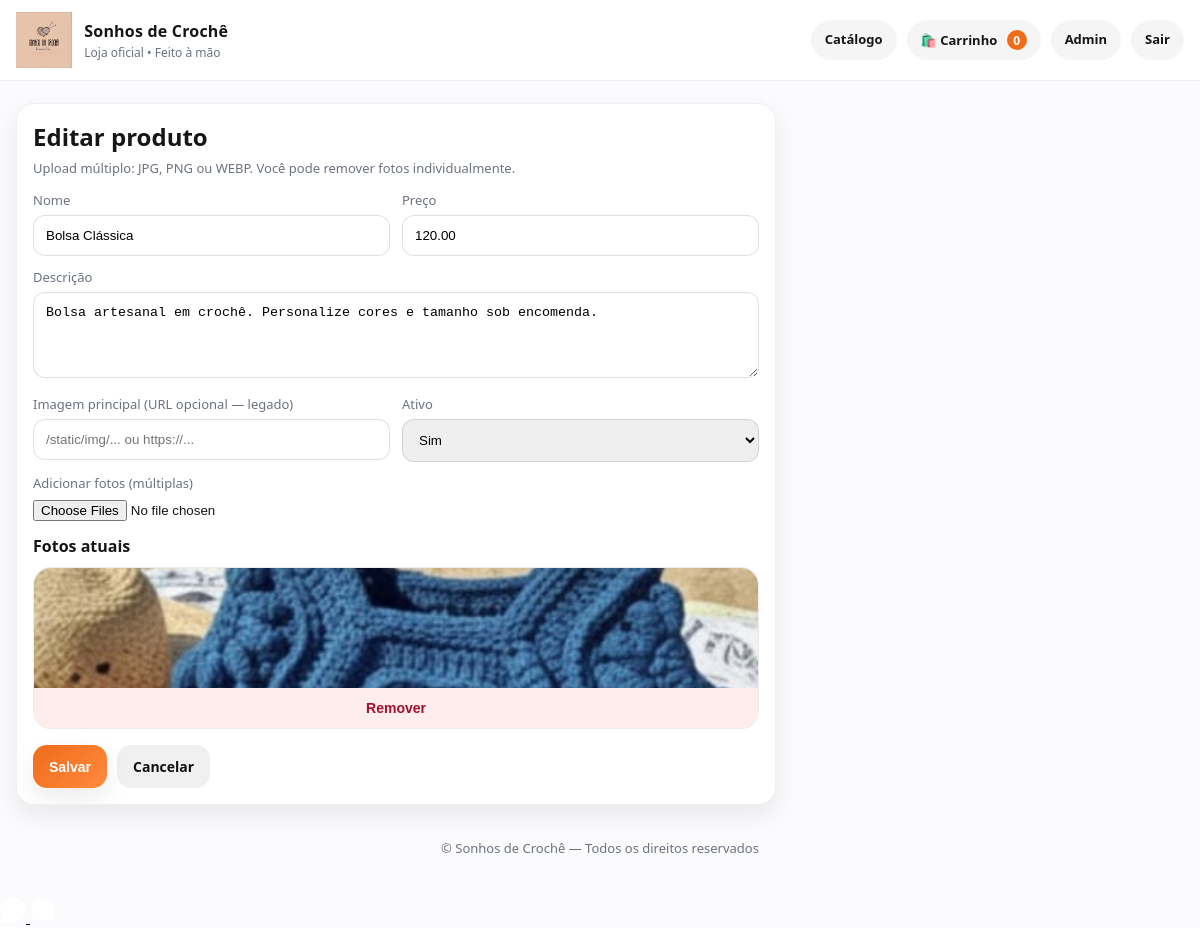
Before: /admin/produtos/20/editar (signed in) with the older database file.
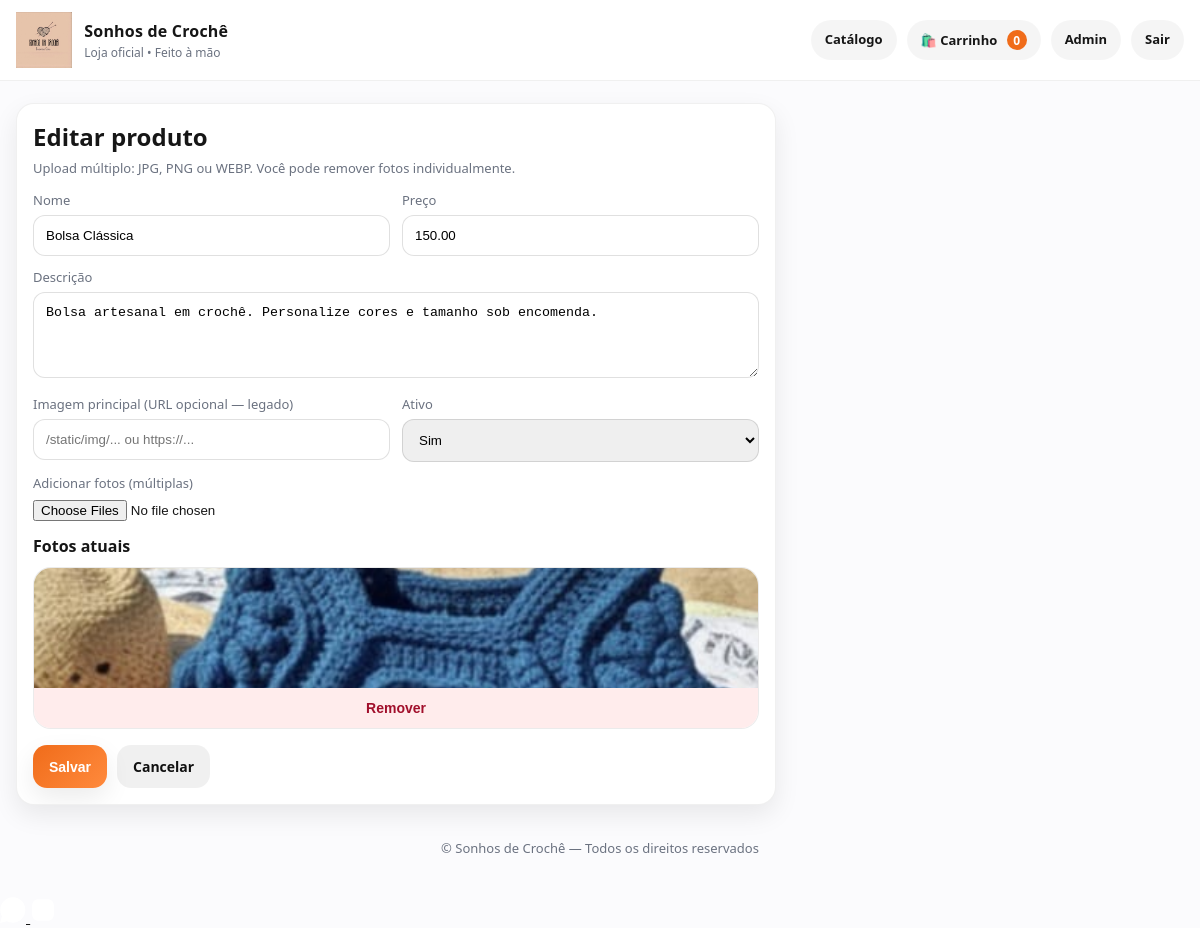
After: the same page with the newer database file.
### app.py (models this page shows)
class Product(db.Model):
    id = db.Column(db.Integer, primary_key=True)
    name = db.Column(db.String(120), nullable=False)
    description = db.Column(db.Text, default="")
    price = db.Column(db.Numeric(10, 2), nullable=False, default=0)
    image_url = db.Column(db.Text, default="")  # legado (opcional)
    is_active = db.Column(db.Boolean, default=True)
    created_at = db.Column(db.DateTime, nullable=False, default=datetime.utcnow)
    images = db.relationship("ProductImage", backref="product", cascade="all, delete-orphan", lazy=True)

### app.py (the view)
    @app.get("/admin/produtos/<int:product_id>/editar")
    @login_required
    def admin_products_edit(product_id):
        product = Product.query.get_or_404(product_id)
        return render_template("admin_product_form.html", product=product)

### templates/admin_product_form.html (shortened to what this page needs)
{% extends "base.html" %}
{% block content %}
<div class="card form-card">
  <div class="card-pad">
    <h2 style="margin:0">{{ "Editar produto" if product else "Novo produto" }}</h2>
    <p class="muted" style="margin-top:6px">Upload múltiplo: JPG, PNG ou WEBP. Você pode remover fotos individualmente.</p>
    {% if product %}
      <form method="post" action="{{ url_for('admin_products_edit_post', product_id=product.id) }}" enctype="multipart/form-data" style="margin-top:14px">
    {% else %}
      <form method="post" action="{{ url_for('admin_products_new_post') }}" enctype="multipart/form-data" style="margin-top:14px">
    {% endif %}
      <div class="form-row">
        <div>
          <label class="muted">Nome</label>
          <input type="text" name="name" value="{{ product.name if product else '' }}" required>
        </div>
        <div>
          <label class="muted">Preço</label>
          <input type="text" name="price" value="{{ ('%.2f'|format(product.price)) if product else '' }}" placeholder="120,00" required>
        </div>
      </div>
      <div style="margin-top:12px">
        <label class="muted">Descrição</label>
        <textarea name="description" rows="4">{{ product.description if product else '' }}</textarea>
      </div>
      <div class="form-row" style="margin-top:12px">
        <div>
          <label class="muted">Imagem principal (URL opcional — legado)</label>
          <input type="text" name="image_url" value="{{ product.image_url if product else '' }}" placeholder="/static/img/... ou https://...">
        </div>
        <div>
          <label class="muted">Ativo</label>
          <select name="is_active">
            <option value="on" {% if (product and product.is_active) or (not product) %}selected{% endif %}>Sim</option>
          </select>
        </div>
      </div>
      <div style="margin-top:12px">
        <label class="muted">Adicionar fotos (múltiplas)</label>
        <input type="file" name="image_files" multiple accept=".jpg,.jpeg,.png,.webp">
      </div>
      {% if product and product.images and product.images|length > 0 %}
      <div style="margin-top:14px">
        <strong>Fotos atuais</strong>
        <div class="grid" style="grid-template-columns:repeat(auto-fit,minmax(120px,1fr));gap:10px;margin-top:10px">
          {% for im in product.images %}
          <div class="card" style="padding:0;box-shadow:none;border:1px solid rgba(0,0,0,.08)">
            <img src="{{ im.image_url }}" style="width:100%;height:120px;object-fit:cover;display:block" alt="Foto">
            <form method="post" action="{{ url_for('admin_product_image_delete', image_id=im.id) }}">
              <button class="btn danger block" style="border-radius:0">Remover</button>
            </form>
          </div>
          {% endfor %}
        </div>
      </div>
      {% endif %}
      <div style="display:flex;gap:10px;flex-wrap:wrap;margin-top:16px">
        <button type="submit" class="btn primary">Salvar</button>
        <a class="btn soft" href="{{ url_for('admin_products') }}">Cancelar</a>
      </div>
    </form>
  </div>
</div>
{% endblock %}

Changed rows visible on the page:
changed Product "Bolsa Clássica": price "120.00" → "150.00"
